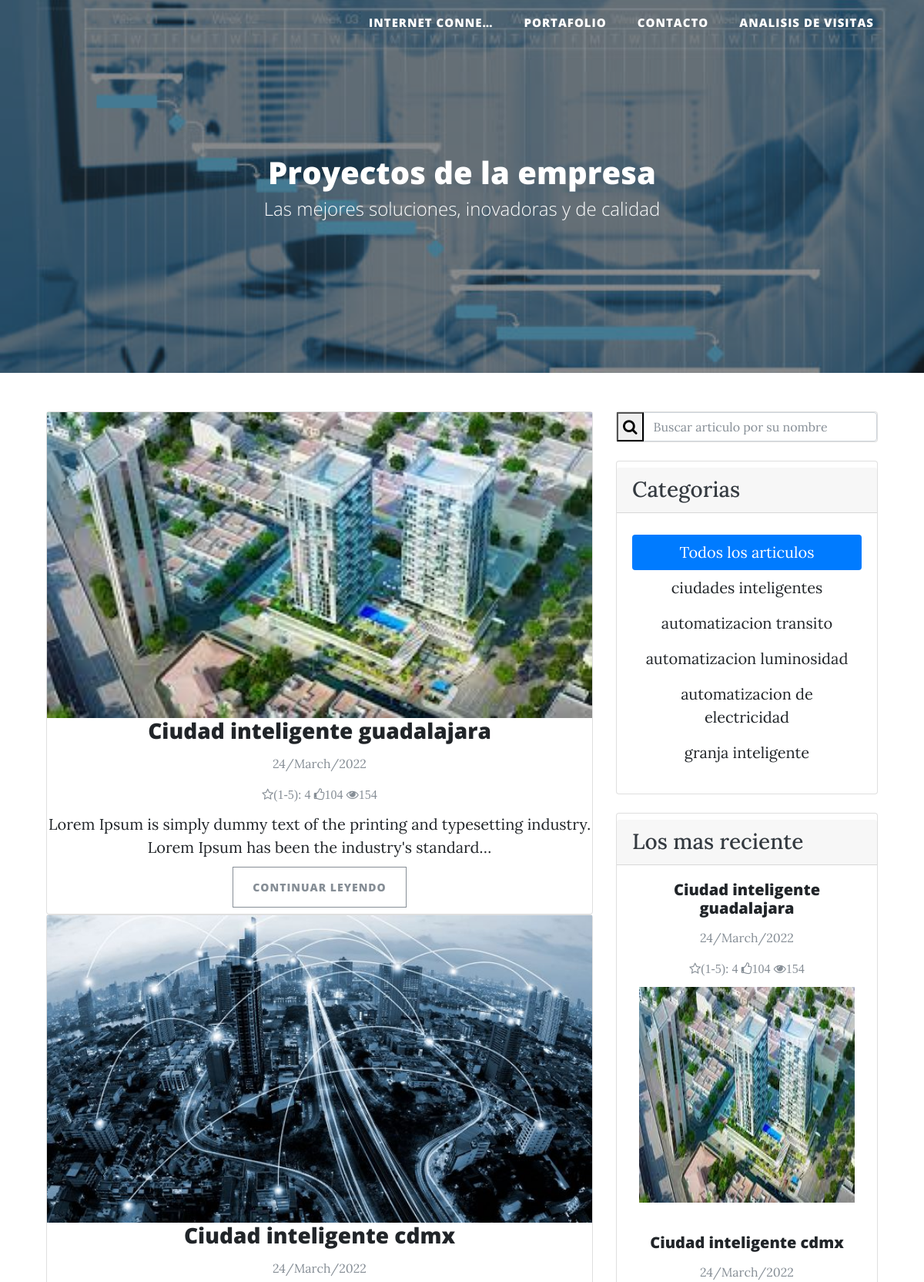
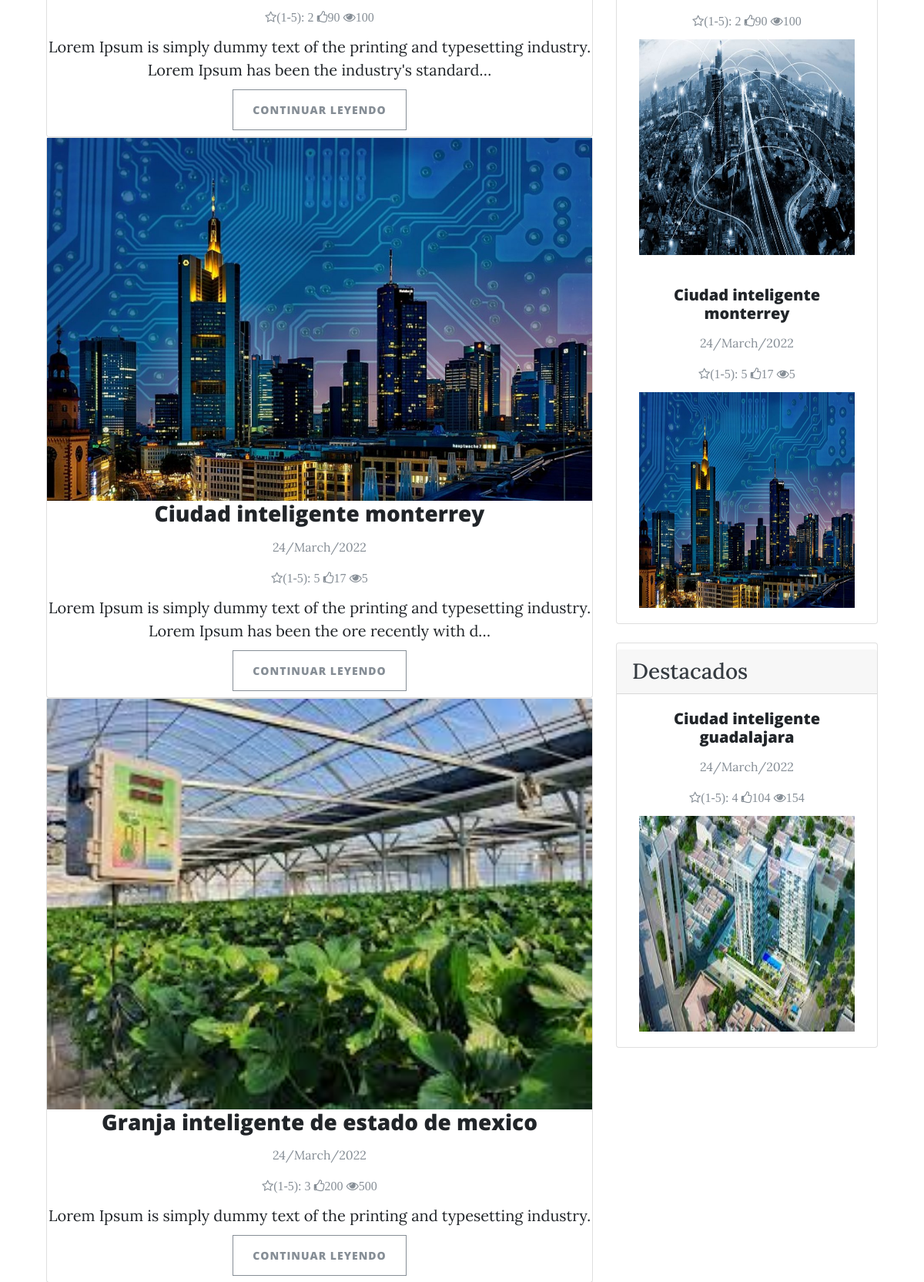
Screenshot of /portafolio/inicio/ (upper part) with the database file from the repository (2 pictures, top to bottom).
### about/models.py (models this page shows, shortened)
class DatosEmpresa(models.Model):
    nombre=models.CharField(max_length=150,verbose_name="Nombre:")
    sector=models.CharField(max_length=150,verbose_name="Sector:")
    fechaNacimiento=models.DateField(verbose_name="Fecha de creacion:")
    correoElectronico=models.EmailField(verbose_name="Correo electronico: ",null=True,default=None)
    numeroTelefonico=models.CharField(max_length=50,null=True,default=None)
    class Meta:
        verbose_name="Datos de la empresa"
        verbose_name_plural="Datos de la empresa"

### portafolio/models.py (models this page shows, shortened)
class Apartado_Portafolio(Apartado):
    proyectosDestacados=models.ManyToManyField(Proyecto)
    frasePortafolio=models.CharField(max_length=200,verbose_name="Frase de presentación del portafolio",null=True)
    class Meta:
        verbose_name="Presentacion de la pagina principal del: Portafolio de proyectos"
        verbose_name_plural="Presentacion de la pagina principal del: Portafolio de proyectos"

class Proyecto(TimeStampedModel):
    SATISFACCION_CLIENTE={
        '1':"1 estrella  (mala)",
        '2':"2 estrellas (insatisfecho)",
        '3':"3 estrellas (regular)",
        '4':"4 estrellas (bueno)",
        '5':"5 estrellas (excelente)",
    }
    preparadoParaMostrar=models.BooleanField(verbose_name="¿La publicación esta lista para ser mostrada? ",default=False)
    calificacionCliente=models.CharField(
        verbose_name="Satisfaccion del cliente",
        max_length=1,
        choices=tuple(SATISFACCION_CLIENTE.items()),
        default='1'
    )
    likes=models.IntegerField(verbose_name="Likes recibidos",default=0)
    visitas=models.IntegerField(verbose_name="visitas recibidas",default=0)
    titulo=models.CharField(verbose_name="Titulo",max_length=150)
    imagen=models.ImageField(verbose_name="Imagen del proyecto",upload_to="imagenes_de_proyectos")
    prioridad=models.PositiveSmallIntegerField(verbose_name="Prioridad de aparicion",default=0)
    categorias=models.ManyToManyField(Categoria,related_name="get_proyectos")
    descripccion=models.TextField(verbose_name="Breve descripccion del proyecto:",default="",null=True)
    contenido=models.TextField(verbose_name="Descripccion mas extensa de lo que que trata el proyecto",default="")
    class Meta:
        verbose_name="Proyecto"
        verbose_name_plural="Proyectos"
        ordering=['prioridad']

class Categoria(models.Model):
    nombre=models.CharField(verbose_name="Nombre de la categoria",max_length=150)
    def __str__(self):
        return self.nombre

### portafolio/views.py (the view, shortened to what this page needs)
# urls.py: path('portafolio/inicio/',views.PortafolioEmpresa.as_view(),name='portafolio-inicio'),
class PortafolioEmpresa(ListView):
    model = Proyecto
    template_name = "portafolio/portafolioEmpresa.html"
    paginate_by=5
    def get_queryset(self):
        palabraClave=self.request.GET.get("palabraClave",None)
        id_categoria=self.request.GET.get("categoria",None)
        if palabraClave:
            proyectosConDichaPalabra=Proyecto.objects.filter(
                titulo__icontains=palabraClave,preparadoParaMostrar=True
            ).order_by('created')
            return proyectosConDichaPalabra
        else:
            datos=Proyecto.objects.all().filter(preparadoParaMostrar=True).order_by('created')
            return datos
    def get_context_data(self,**kwargs):
        context=super().get_context_data(**kwargs)
        datosApartado=Apartado_Portafolio.objects.get_apartado()
        palabraClave=self.request.GET.get("palabraClave",None)
        id_categoria=self.request.GET.get("categoria",None)
        if palabraClave:
            context['palabraClave_DIO_USER']=palabraClave
        elif id_categoria:
            context['id_categoria_DIO_USER']=int(id_categoria)
        if datosApartado:
            context['imagenPortada']=datosApartado.imagenPortada
            context['frasePortafolio']=datosApartado.frasePortafolio
            context['articulosDestacados']=datosApartado.proyectosDestacados.all().filter(preparadoParaMostrar=True).order_by('created')[:3]
            context['articulosRecientes']=Proyecto.objects.filter(preparadoParaMostrar=True).order_by('created')[:3]
            context['categorias']=Categoria.objects.all()
        return context

### about/functions.py (called while the page is built)
    def get_apartado(self):
        return self.filter(preparadoParaMostrar=True).order_by('-created').first()

### contacto/models.py (called while the page is built)
    def __str__(self):
        return "{}".format( self.REDES_SOCIALES[self.nombreRedContacto]  )

### procesors.py (called while the page is built)
def datos_autor(request):
    datosAutor=DatosEmpresa.objects.last()
    datosRetornar={
        'NOMBRE':"EMPRESA ANONIMA",
        'SECTOR':"SECTOR ANONIMO",
        'CORREO':None,
        'NUMERO_TELEFONO':None,
    }
    if datosAutor:
        datosRetornar['NOMBRE']=datosAutor.nombre
        datosRetornar['SECTOR']=datosAutor.sector
        datosRetornar['CORREO']=datosAutor.correoElectronico
        datosRetornar['NUMERO_TELEFONO']=datosAutor.numeroTelefonico
    return datosRetornar

def contexto_contactos(request):
    redesSociales=dict( ("CONTACTO_"+str(redSocial),redSocial.url) for redSocial in RedCotacto.objects.all() )
    return redesSociales

### portafolio/templates/portafolio/portafolioEmpresa.html (shortened to what this page needs)
{% extends 'base.html' %}
{% load static %}
{% block imagenPortada %} {{imagenPortada.url}}  {% endblock %}
{% block cabezeras %}
    <h1 style="font-size:40px;" > Proyectos de la empresa</h1>
    <span class="subheading">
        {{frasePortafolio}}
    </span>
{% endblock %}
{% block content %}
<div id="main-content" class="blog-page">
    <div class="container">
        <div class="row clearfix">
            <div class="col-lg-8 col-md-12 left-box">
                {% for cadaArticulo in proyecto_list %}
                <div class="card single_post text-center">
                    <div class="body">
                        <div class="img-post">
                            {%if cadaArticulo.imagen %}
                            <img class="d-block img-fluid" src="{{cadaArticulo.imagen.url}}" width="800" height="280" alt="First slide">
                            {% else %}
                            <img class="d-block img-fluid" width="800" height="280" alt="SIN IMAGEN....">
                            {% endif %}
                        </div>
                        <h3><a href="{% url 'portafolio_app:portafolio-articuloDetail' cadaArticulo.id %}" >{{cadaArticulo.titulo}}</a></h3>
                        <p class="card-text"><small class="text-muted">{{cadaArticulo.created|date:"d/F/Y"}}</small></p>
                        <p class="card-text">
                            <small class="text-muted">
                                <i class="fa fa-star-o display-25 me-3 text-secondary">(1-5): {{cadaArticulo.calificacionCliente}}</i>
                                <i class="fa fa-thumbs-o-up display-25 me-3 text-secondary">{{cadaArticulo.likes}}</i>
                                <i class="fa fa-eye display-25 me-3 text-secondary">{{cadaArticulo.visitas}}</i>
                            </small>
                        </p>
                        <p>{{cadaArticulo.descripccion|truncatechars:120}}</p>
                    </div>
                    <div class="footer">
                        <div class="actions">
                            <a href="{% url 'portafolio_app:portafolio-articuloDetail' cadaArticulo.id %}" class="btn btn-outline-secondary mb-2">Continuar leyendo</a>
                        </div>
                    </div>
                </div>
                {% endfor %}
            </div>
            <div class="col-lg-4 col-md-12 right-box">
                <div class="card">
                    <div class="body search">
                        <form action="{% url 'portafolio_app:portafolio-inicio' %}">
                        <div class="input-group m-b-0">
                                <button type="submit">
                                    <span class="input-group-text"><i class="fa fa-search"></i></span>
                                </button>
                                <input id="palabraClave" name="palabraClave" type="text" class="form-control" placeholder="Buscar articulo por su nombre"
                                {% if palabraClave_DIO_USER %} value="{{palabraClave_DIO_USER}}" {% endif %}   required="required" pattern="{1,20}">
                        </div>
                        </form>
                    </div>
                </div>
                <div class="card mt-4">
                    <div class="card-header mt-2">
                        <h2 class="h3 mb-0 text-dark">Categorias</h2>
                    </div>
                    <div class="card-body text-center">
                        <ul class="list-unstyled categories-clouds m-b-0 mt-2"  style="max-height: 300px;  overflow:scroll;">
                            <div class="nav flex-column nav-pills" id="v-pills-tab" role="tablist" aria-orientation="vertical">
                            <a {% if not id_categoria_DIO_USER and not palabraClave_DIO_USER  %} class="nav-link active" {% else %} class="nav-link" {% endif %}
                            href="{% url 'portafolio_app:portafolio-inicio' %}"  aria-selected="true">
                                Todos los articulos</a>
                            {% for cadaCategoria in categorias %}
                            <a  {% if  cadaCategoria.id == id_categoria_DIO_USER %}  class="nav-link active"  {% else %} class="nav-link" {% endif %}
                             href="{% url 'portafolio_app:portafolio-inicio' %}?categoria={{cadaCategoria.id}}" aria-selected="true">
                                {{cadaCategoria}}
                            </a>
                            {% endfor %}
                            </div>
                        </ul>
                    </div>
                </div>
                <div class="card mt-4">
                    <div class="card-header mt-2">
                        <h2 class="h3 mb-0 text-dark">Los mas reciente</h2>
                    </div>
                    <div class="body widget popular-post">
                        <div class="row">
                            <div class="col-lg-12">
                                {% for cadaArticulo in articulosRecientes %}
                                <div class="card-body text-center single_post">
                                    <h5><a href="{% url 'portafolio_app:portafolio-articuloDetail' cadaArticulo.id %}" >{{cadaArticulo.titulo}}</a></h5>
                                    <p class="card-text"><small class="text-muted">{{cadaArticulo.created|date:"d/F/Y"}}</small></p>
                                <p class="card-text">
                                    <small class="text-muted">
                                        <i class="fa fa-star-o display-25 me-3 text-secondary">(1-5): {{cadaArticulo.calificacionCliente}}</i>
                                        <i class="fa fa-thumbs-o-up display-25 me-3 text-secondary">{{cadaArticulo.likes}}</i>
                                        <i class="fa fa-eye display-25 me-3 text-secondary">{{cadaArticulo.visitas}}</i>
                                    </small>
                                </p>
                                   <div class="img-post">
                                       {%if cadaArticulo.imagen %}
                                       <img  src="{{cadaArticulo.imagen.url}}"  width="280" height="280" alt="First slide">
                                       {% else %}
                                       <img  width="280" height="280" alt="SIN IMAGEN....">
                                       {% endif %}
                                   </div>
                               </div>
                               {% endfor %}
                            </div>
                        </div>
                    </div>
                </div>
                <div class="card mt-4">
                    <div class="card-header mt-2">
                        <h2 class="h3 mb-0 text-dark" >Destacados</h2>
                    </div>
                    <div class="body widget popular-post">
                        <div class="row">
                            <div class="col-lg-12">
                                {% for cadaArticulo in articulosDestacados %}
                                <div class="card-body text-center single_post">
                                    <h5><a href="{% url 'portafolio_app:portafolio-articuloDetail' cadaArticulo.id %}" >{{cadaArticulo.titulo}}</a></h5>
                                    <p class="card-text"><small class="text-muted">{{cadaArticulo.created|date:"d/F/Y"}}</small></p>
                                    <p class="card-text">
                                        <small class="text-muted">
                                            <i class="fa fa-star-o display-25 me-3 text-secondary">(1-5): {{cadaArticulo.calificacionCliente}}</i>
                                            <i class="fa fa-thumbs-o-up display-25 me-3 text-secondary">{{cadaArticulo.likes}}</i>
                                            <i class="fa fa-eye display-25 me-3 text-secondary">{{cadaArticulo.visitas}}</i>
                                        </small>
                                    </p>
                                   <div class="img-post">
                                       {%if cadaArticulo.imagen %}
                                       <img  src="{{cadaArticulo.imagen.url}}"  width="280" height="280" alt="First slide">
                                       {% else %}
                                       <img  width="280" height="280" alt="SIN IMAGEN....">
                                       {% endif %}
                                   </div>
                               </div>
                               {% endfor %}
                            </div>
                        </div>
                    </div>
                </div>
            </div>
        </div>
    </div>
</div>
{% endblock %}

### about/templates/base.html (shortened to what this page needs)
<!DOCTYPE html>
<html lang="es">
  <head>
    {% load static %}
    <link href="{% static 'about_me/vendor/bootstrap/css/bootstrap.min.css' %}" rel="stylesheet">
    <link href="{% static 'about_me/vendor/font-awesome/css/font-awesome.min.css' %}" rel="stylesheet" type="text/css">
    <link href="{% static 'about_me/css/clean-blog.min.css' %}" rel="stylesheet">
  </head>
  <body>
    <nav class="navbar navbar-expand-lg navbar-light fixed-top" id="mainNav">
      <div class="container">
        <div class="collapse navbar-collapse" id="navbarResponsive">
          <ul class="navbar-nav ml-auto">
            <li class="nav-item" >
              <a class="nav-link" href="{% url 'about_app:about' %}" style="font-size:15px;" >{{NOMBRE|truncatechars:15}}</a>
            </li>
            <li class="nav-item" >
              <a class="nav-link" href="{% url 'portafolio_app:portafolio-inicio' %}" style="font-size:15px;" >Portafolio</a>
            </li>
            <li class="nav-item">
              <a class="nav-link" href="{% url 'contacto_app:contact' %}" style="font-size:15px;">Contacto</a>
            </li>
            <li class="nav-item" >
              <a class="nav-link" href="{% url 'dashboard_app:dashboard-inicio' %}" style="font-size:15px;" >Analisis de visitas</a>
            </li>
          </ul>
        </div>
      </div>
    </nav>
    <header class="masthead" style="background-image: url('  {% block imagenPortada %}{% endblock %}  ')">
      <div class="overlay"></div>
      <div class="container">
        <div class="row">
          <div class="col-lg-8 col-md-10 mx-auto">
            <div class="site-heading">
              {% block cabezeras %}{% endblock %}
            </div>
          </div>
        </div>
      </div>
    </header>
    <div class="container">
      {% block content %}{% endblock %}
    </div>
  </body>
</html>

### rows the page displays
DatosEmpresa: nombre "INTERNET CONNE…"
Apartado_Portafolio: frasePortafolio "Las mejores soluciones, inovadoras y de calidad"
Proyecto: imagen (picture), titulo "Ciudad inteligente guadalajara", created "24/March/2022", calificacionCliente "4", likes "104", visitas "154", descripccion "Lorem Ipsum is simply dummy text of the printing and typesetting industry. Lorem Ipsum has been the industry's standard…"
Proyecto: imagen (picture), titulo "Ciudad inteligente cdmx", created "24/March/2022", calificacionCliente "2", likes "90", visitas "100", descripccion "Lorem Ipsum is simply dummy text of the printing and typesetting industry. Lorem Ipsum has been the industry's standard…"
Proyecto: imagen (picture), titulo "Ciudad inteligente monterrey", created "24/March/2022", calificacionCliente "5", likes "17", visitas "5", descripccion "Lorem Ipsum is simply dummy text of the printing and typesetting industry. Lorem Ipsum has been the ore recently with d…"
Proyecto: imagen (picture), titulo "Granja inteligente de estado de mexico", created "24/March/2022", calificacionCliente "3", likes "200", visitas "500", descripccion "Lorem Ipsum is simply dummy text of the printing and typesetting industry."
Categoria: nombre "ciudades inteligentes"
Categoria: nombre "automatizacion transito"
Categoria: nombre "automatizacion luminosidad"
Categoria: nombre "automatizacion de electricidad"
Categoria: nombre "granja inteligente"
